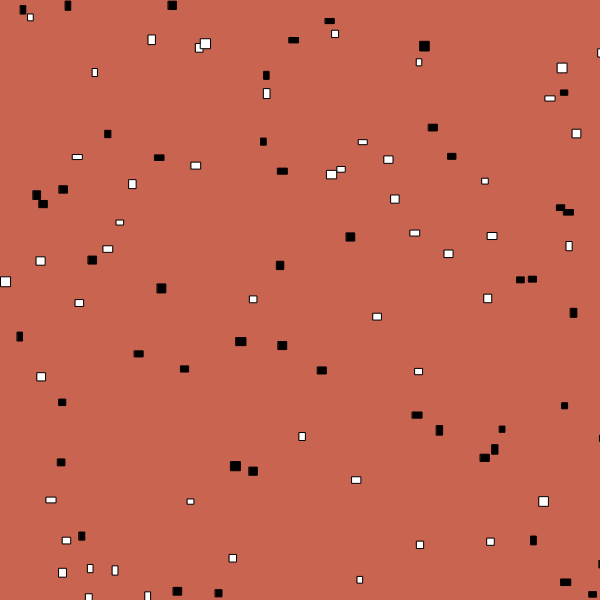
Frame 1 (no input)
Frame 60 (no input): identical to frame 1, image omitted
Frame 120 (the mouse pressed at the canvas centre since frame 60): identical to frame 1, image omitted

The p5.js sketch that drew this single still picture (run headless with seeded random() and noise() and a simulated clock; from frame 60 on, the mouse is pressed at the canvas centre):

// p5.js sketch
// ── sketch.js
let rectangles = [];
let count = 0;

function setup(){

    createCanvas(600,600)
    populateRect()
}

function draw(){

    background(200,100,80)
    for(let i in rectangles){

        if((count % 2) === 0){

            fill(0)
        } else {

            fill(255)
        }
        rect(rectangles[i].x, rectangles[i].y, rectangles[i].sizeX, rectangles[i].sizeY)
        count++
    }
}


function populateRect(){

    for (i = 0; i < 100; i++){

        let randomRect = {

            x: random(0, width),
            y: random(0, height),
            sizeX: random(5,10),
            sizeY: random(5,10)
        }
        rectangles.push(randomRect)
    }
}

function keyPressed(){

    if (keyCode === BACKSPACE){

        rectangles = []
        populateRect()
    }
}
